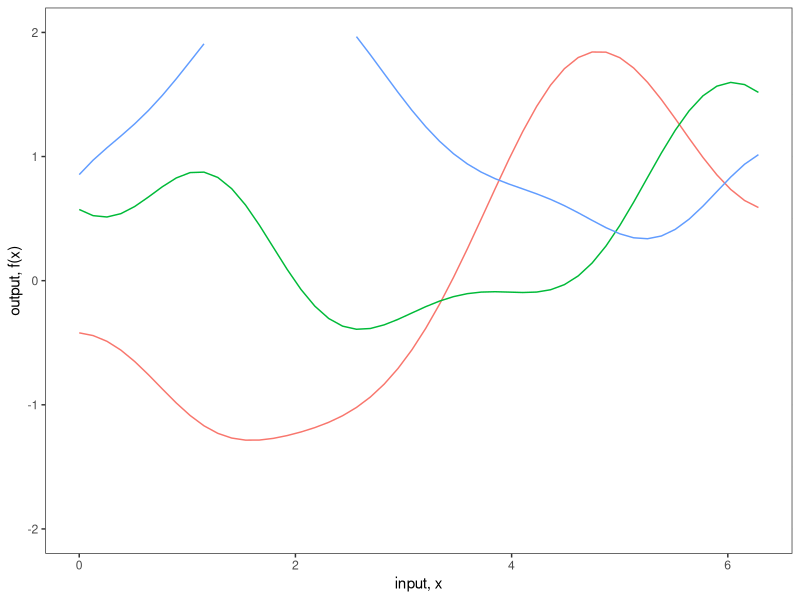
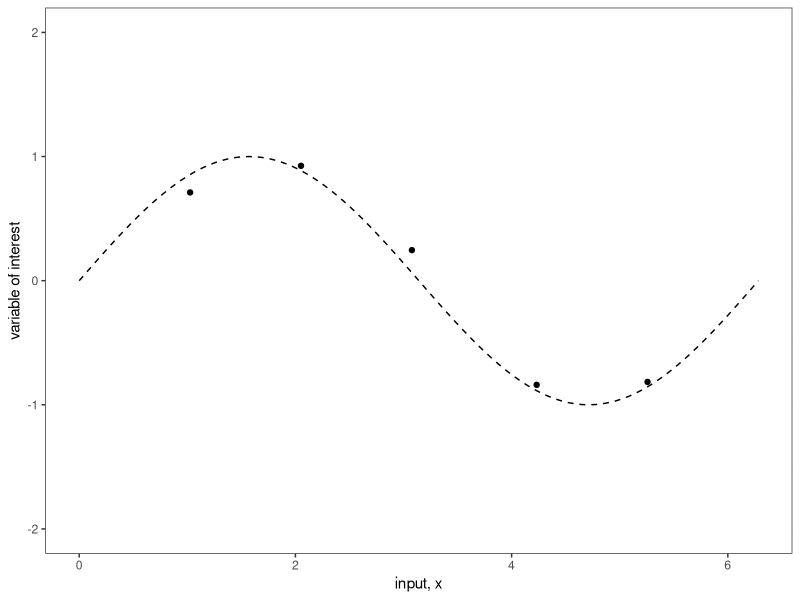
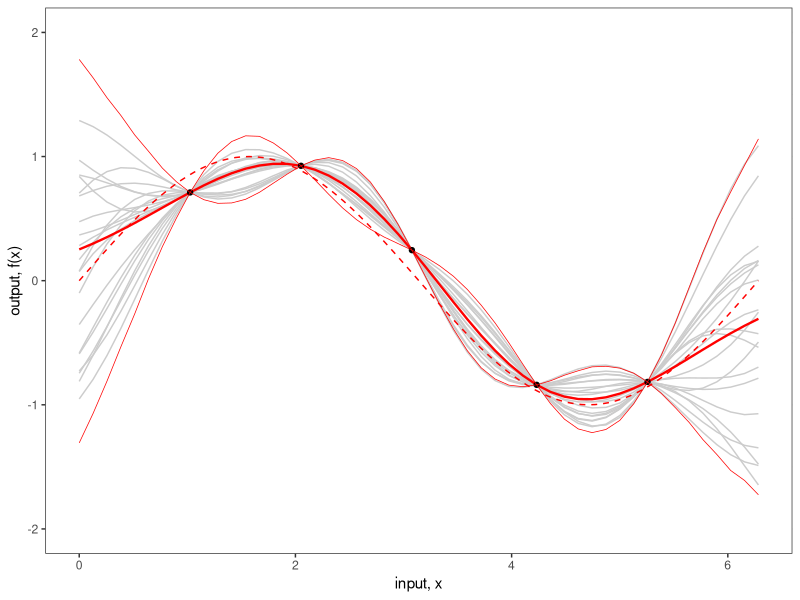
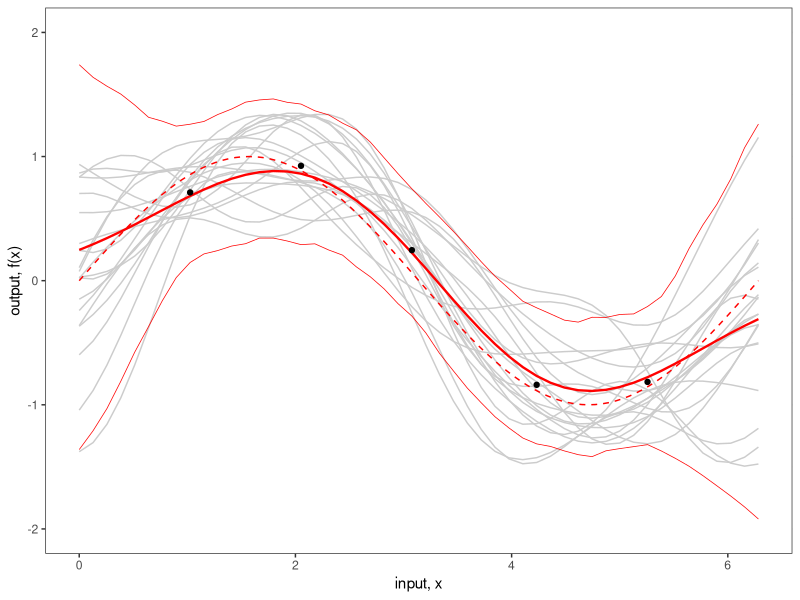
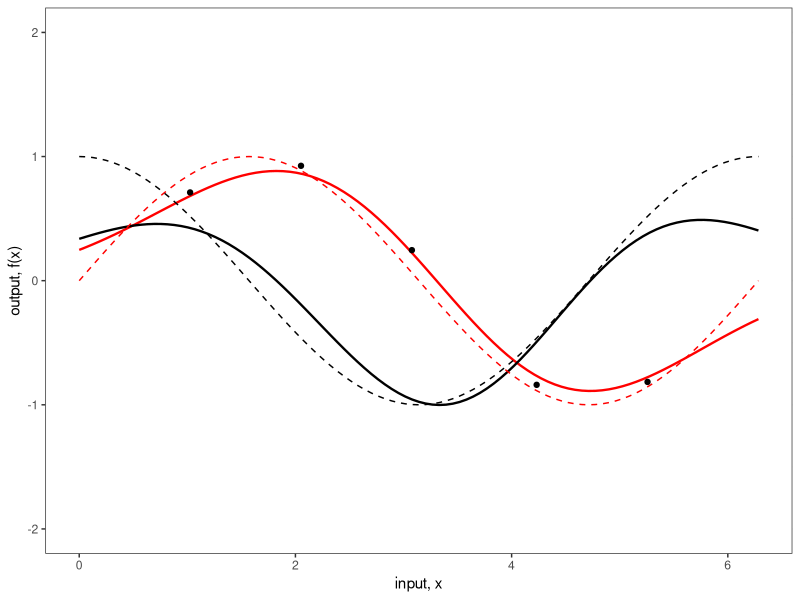
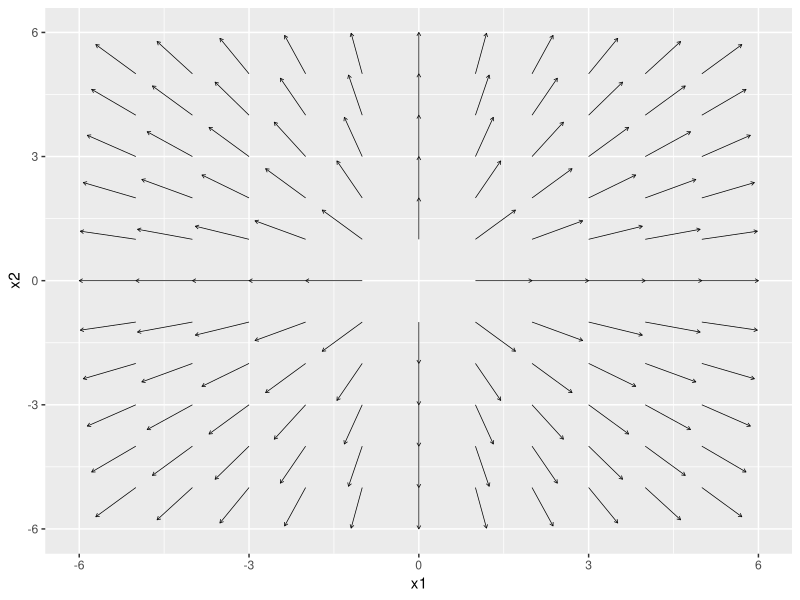
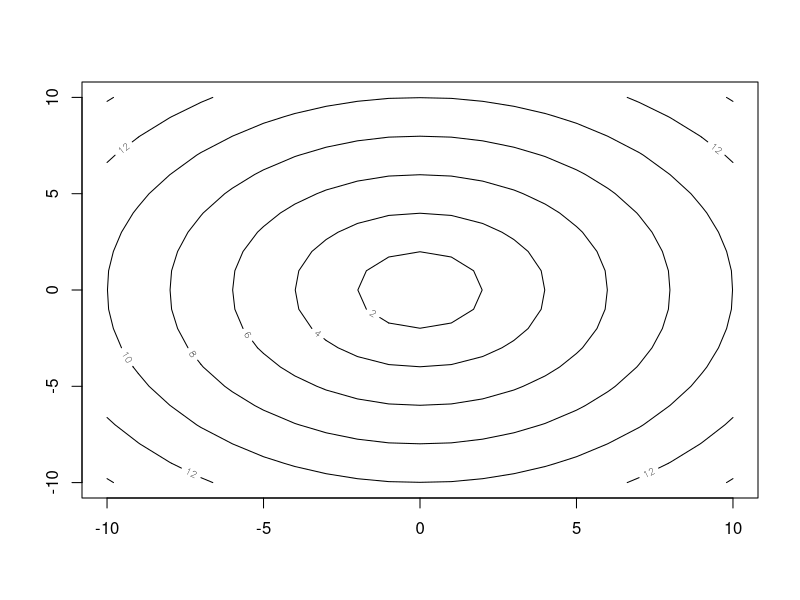
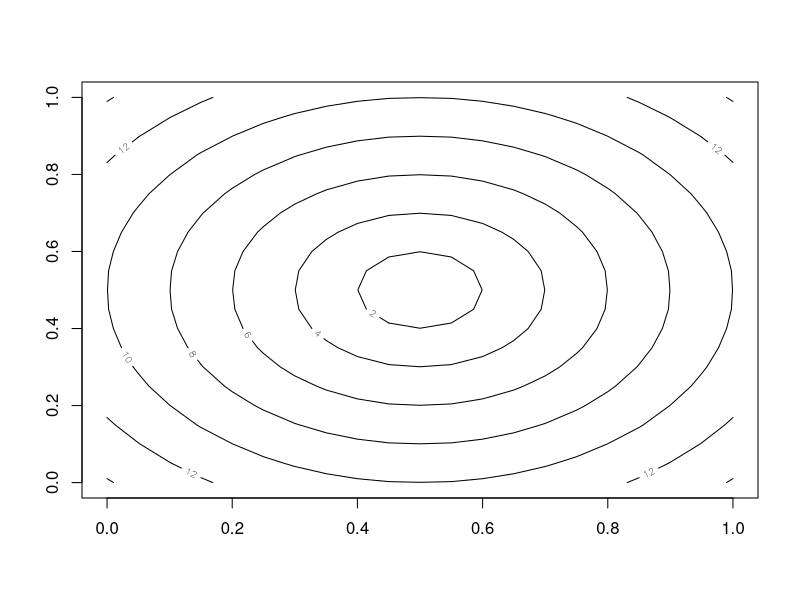

These figures' R source, in order:
## ---- chunk 1
# Load in the required libraries for data manipulation
# and multivariate normal distribution
require(MASS)
require(plyr)
require(reshape2)
require(ggplot2)
## ---- chunk 2
x_pts_num <- 50
x_pts_num_s <- 10
## ---- chunk 3
# Parameters:
#	X1, X2 = vectors
# 	l = the scale length parameter
# Returns:
# 	a covariance matrix
calcSigma <- function(X1,X2,l=1) {
  Sigma <- matrix(rep(0, length(X1)*length(X2)), nrow=length(X1))
  for (i in 1:nrow(Sigma)) {
    for (j in 1:ncol(Sigma)) {
      Sigma[i,j] <- exp(-0.5*(abs(X1[i]-X2[j])/l)^2)
    }
  }
  return(Sigma)
}
x.star_s <- seq(0,2*pi, len=x_pts_num_s)
k.xsxs_s <- calcSigma(x.star_s,x.star_s)
## ---- chunk 4
# Utility function to print matrices in proper LaTeX format
print_mat <- function(mat) {
  n <- nrow(mat)
  c('\\begin{bmatrix}',
    paste0(sapply(seq_len(n - 1),
                  function(i) paste0(mat[i, ], collapse = ' & ')),
           ' \\\\'),
    paste0(mat[n, ], collapse = ' & '),
    '\\end{bmatrix}')
} 
## ---- chunk 5
writeLines(c('$$',
             print_mat(
               round(k.xsxs_s,3)
             ),
             '$$'))
## ---- chunk 6
# Parameters:
#	X1, X2 = vectors
# 	l = the scale length parameter
# Returns:
# 	a covariance matrix
calcSigma <- function(X1,X2,l=1) {
  Sigma <- matrix(rep(0, length(X1)*length(X2)), nrow=length(X1))
  for (i in 1:nrow(Sigma)) {
    for (j in 1:ncol(Sigma)) {
      Sigma[i,j] <- exp(-0.5*(abs(X1[i]-X2[j])/l)^2)
    }
  }
  return(Sigma)
}
x.star <- seq(0,2*pi, len=x_pts_num)
k.xsxs <- calcSigma(x.star,x.star)
## ---- chunk 7
# Generate a number of functions from the process
n.samples_s <- 3
values <- matrix(rep(0,length(x.star)*n.samples_s), ncol=n.samples_s)
for (i in 1:n.samples_s) {
  # Each column represents a sample from a multivariate normal distribution
  # with zero mean and covariance k.xsxs
  values[,i] <- mvrnorm(1, rep(0, length(x.star)), k.xsxs)
}
values <- cbind(x=x.star,as.data.frame(values))
values <- melt(values,id="x")
## ---- chunk 8
# Plot the result
fig2a <- ggplot(values,aes(x=x,y=value)) +
  geom_rect(xmin=-Inf, xmax=Inf, ymin=-2.25, ymax=2.25, fill="white") +
  geom_line(aes(color=variable), show.legend = FALSE) +
  theme_bw() +
  scale_y_continuous(lim=c(-2,2), name="output, f(x)") +
  xlab("input, x")
fig2a
## ---- chunk 9
n <- 5
## ---- chunk 10
real_life_process <- function(x){
  sin(x)
}
## ---- chunk 11

# control_inputs <- matrix(seq(1,2*pi-1,len=n), ncol = 1)
control_inputs <- matrix(c(1.0258262, 2.0516523, 3.0774785, 4.2315330, 5.2573591), ncol = 1)

var_meas_err <- 0.01
obs_errors <- matrix(rnorm(n,0,sd = sqrt(var_meas_err)), ncol=1)

zeta <- real_life_process(control_inputs)
obs <- as.matrix(zeta, ncol=1) + obs_errors

f <- data.frame(x=control_inputs,
                y=obs)
colnames(f) <- c("control_inputs", "obs")
## ---- chunk 12
# Plot the result
fig <- ggplot(f, aes(control_inputs, obs)) +
  geom_rect(xmin=-Inf, xmax=Inf, ymin=-2.25, ymax=2.25, fill="white") + 
  geom_point() +
  geom_function(fun = function(x) sin(x), linetype="dashed") +
  xlab("input, x") +
  xlim(0,2*pi) +
  scale_y_continuous(lim=c(-2,2), name="variable of interest") +
  theme_bw()
fig
## ---- chunk 13
x <- f$control_inputs
k.xx <- calcSigma(x,x)
k.xxs <- calcSigma(x,x.star)
k.xsx <- calcSigma(x.star,x)
# k.xsxs <- calcSigma(x.star,x.star)
## ---- chunk 14
f.star.bar <- k.xsx%*%solve(k.xx)%*%f$obs
cov.f.star <- k.xsxs - k.xsx%*%solve(k.xx)%*%k.xxs
## ---- chunk 15
n.samples_m <- 20
## ---- chunk 16
values <- matrix(rep(0,length(x.star)*n.samples_m), ncol=n.samples_m)
for (i in 1:n.samples_m) {
  values[,i] <- mvrnorm(1, f.star.bar, cov.f.star)
}
values <- cbind(x=x.star,as.data.frame(values))
values <- melt(values,id="x")
## ---- chunk 17
n.samples <- 1000
values_l <- matrix(rep(0,length(x.star)*n.samples), ncol=n.samples)
for (i in 1:n.samples) {
  values_l[,i] <- mvrnorm(1, f.star.bar, cov.f.star)
}
values_l <- cbind(x=x.star,as.data.frame(values_l))
values_l <- melt(values_l,id="x")
## ---- chunk 18
post_summ <- data.frame(x.star, f.star.bar, rep(NA, length(x.star)), rep(NA, length(x.star)))
colnames(post_summ) <- c("x.star", "f.star.bar", "lower", "upper")
for (i in 1:length(x.star)) {
  post_summ[i, 3] <- quantile(values_l[seq(i, length(x.star)*n.samples, by=length(x.star)),3], 0.025)
}
for (i in 1:length(x.star)) {
  post_summ[i, 4] <- quantile(values_l[seq(i, length(x.star)*n.samples, by=length(x.star)),3], 0.975)
}
## ---- chunk 19
fig2b <- ggplot(values,aes(x=x,y=value)) +
  geom_rect(xmin=-Inf, xmax=Inf, ymin=-2.25, ymax=2.25, fill="white") +
  geom_line(aes(group=variable), colour="grey80") + 
  geom_line(data=values_l, aes(x=rep(x.star,n.samples), y=rep(f.star.bar,n.samples)),colour="red", linewidth=0.8) +
  geom_point(data=f,aes(x=control_inputs,y=obs)) +
  geom_line(data=post_summ,aes(x=x.star,y=lower), colour="red", linewidth=0.25) +
  geom_line(data=post_summ,aes(x=x.star,y=upper), colour="red", linewidth=0.25) +
  theme_bw() +
  scale_y_continuous(lim=c(-2,2), name="output, f(x)") +
  xlab("input, x") +
  geom_function(fun = function(x) sin(x), colour="red", linetype="dashed")
fig2b
## ---- chunk 20
obs_noise <- 0.1
## ---- chunk 21
x <- f$control_inputs
k.xx.noise <- k.xx + obs_noise * diag(1, ncol(k.xx))
## ---- chunk 22
f.star.bar <- k.xsx%*%solve(k.xx.noise)%*%f$obs
cov.f.star <- k.xsxs - k.xsx%*%solve(k.xx.noise)%*%k.xxs
## ---- chunk 23
n.samples_m <- 20
## ---- chunk 24
values <- matrix(rep(0,length(x.star)*n.samples_m), ncol=n.samples_m)
for (i in 1:n.samples_m) {
  values[,i] <- mvrnorm(1, f.star.bar, cov.f.star)
}
values <- cbind(x=x.star,as.data.frame(values))
values <- melt(values,id="x")
## ---- chunk 25
n.samples <- 1000
values_l <- matrix(rep(0,length(x.star)*n.samples), ncol=n.samples)
for (i in 1:n.samples) {
  values_l[,i] <- mvrnorm(1, f.star.bar, cov.f.star)
}
values_l <- cbind(x=x.star,as.data.frame(values_l))
values_l <- melt(values_l,id="x")
## ---- chunk 26
post_summ <- data.frame(x.star, f.star.bar, rep(NA, length(x.star)), rep(NA, length(x.star)))
colnames(post_summ) <- c("x.star", "f.star.bar", "lower", "upper")
for (i in 1:length(x.star)) {
  post_summ[i, 3] <- quantile(values_l[seq(i, length(x.star)*n.samples, by=length(x.star)),3], 0.025)
}
for (i in 1:length(x.star)) {
  post_summ[i, 4] <- quantile(values_l[seq(i, length(x.star)*n.samples, by=length(x.star)),3], 0.975)
}
## ---- chunk 27
fig2b <- ggplot(values,aes(x=x,y=value)) +
  geom_rect(xmin=-Inf, xmax=Inf, ymin=-2.25, ymax=2.25, fill="white") +
  geom_line(aes(group=variable), colour="grey80") + 
  geom_line(data=values_l, aes(x=rep(x.star,n.samples), y=rep(f.star.bar,n.samples)),colour="red", linewidth=0.8) +
  geom_point(data=f,aes(x=control_inputs,y=obs)) +
  geom_line(data=post_summ,aes(x=x.star,y=lower), colour="red", linewidth=0.25) +
  geom_line(data=post_summ,aes(x=x.star,y=upper), colour="red", linewidth=0.25) +
  theme_bw() +
  scale_y_continuous(lim=c(-2,2), name="output, f(x)") +
  xlab("input, x") +
  geom_function(fun = function(x) sin(x), colour="red", linetype="dashed") 
# +
  # geom_errorbar(data=f,aes(x=control_inputs,y=NULL,ymin=obs-2*sqrt(obs_noise), ymax=obs+2*sqrt(obs_noise)), width=0.2)
fig2b
## ---- chunk 28
alpha <- solve(k.xx.noise) %*% f$obs
## ---- chunk 29
alpha1 <- alpha[1]
alpha2 <- alpha[2]
alpha3 <- alpha[3]
alpha4 <- alpha[4]
alpha5 <- alpha[5]
ci1 <- control_inputs[1]
ci2 <- control_inputs[2]
ci3 <- control_inputs[3]
ci4 <- control_inputs[4]
ci5 <- control_inputs[5]
mf <- expression(
  alpha1 * exp(-0.5*((ci1-x)/l)^2) +
    alpha2 * exp(-0.5*((ci2-x)/l)^2) +
    alpha3 * exp(-0.5*((ci3-x)/l)^2) +
    alpha4 * exp(-0.5*((ci4-x)/l)^2) +
    alpha5 * exp(-0.5*((ci5-x)/l)^2))
D(mf, 'x')
## ---- chunk 30
l <- 1
fig2d <- ggplot(values,aes(x=x,y=value)) +
  geom_rect(xmin=-Inf, xmax=Inf, ymin=-2.25, ymax=2.25, fill="white") +
  geom_function(fun = function(x) 
    alpha[1] * exp(-0.5*((control_inputs[1]-x)/l)^2) +
      alpha[2] * exp(-0.5*((control_inputs[2]-x)/l)^2) +
      alpha[3] * exp(-0.5*((control_inputs[3]-x)/l)^2) +
      alpha[4] * exp(-0.5*((control_inputs[4]-x)/l)^2) +
      alpha[5] * exp(-0.5*((control_inputs[5]-x)/l)^2),
    colour="red", linewidth=0.8) +
  geom_function(fun = function(x)
    alpha1 * (exp(-0.5 * ((ci1 - x)/l)^2) * (0.5 * (2 * (1/l * ((ci1 - x)/l))))) + 
      alpha2 * (exp(-0.5 * ((ci2 - x)/l)^2) * (0.5 * (2 * (1/l * ((ci2 - x)/l))))) + 
      alpha3 * (exp(-0.5 * ((ci3 - x)/l)^2) * (0.5 * (2 * (1/l * ((ci3 - x)/l))))) + 
      alpha4 * (exp(-0.5 * ((ci4 - x)/l)^2) * (0.5 * (2 * (1/l * ((ci4 - x)/l))))) + 
      alpha5 * (exp(-0.5 * ((ci5 - x)/l)^2) * (0.5 * (2 * (1/l * ((ci5 - x)/l))))),
    colour="black", linewidth=0.8) +
  geom_function(fun = function(x) sin(x), colour="red", linetype="dashed") +
  geom_function(fun = function(x) cos(x), linetype="dashed") +
  geom_point(data=f,aes(x=control_inputs,y=obs)) +
  theme_bw() +
  scale_y_continuous(lim=c(-2,2), name="output, f(x)") +
  xlab("input, x")
fig2d
## ---- chunk 31
f1 <- expression(
  sqrt(x1^2 + x2^2)
)
# D(f1, "x1")
# D(f1, "x2")
Df1_x1 <- function(x1, x2){
  (1/2)*(x1^2 + x2^2)^(-1/2) * (2*x1)
}
Df1_x2 <- function(x1, x2){
  (1/2)*(x1^2 + x2^2)^(-1/2) * (2*x2)
}

vector_field_1 <- expand.grid(x1=seq(-5, 5, 1), x2=seq(-5, 5, 1))
vector_field_1$vx1 <- with(vector_field_1, Df1_x1(x1, x2))
vector_field_1$vx2 <- with(vector_field_1, Df1_x2(x1, x2))

library(grid)
arrow_scale <- 1
ggplot(vector_field_1, aes(x = x1, y = x2)) +
  geom_segment(aes(xend = x1+vx1/arrow_scale, yend = x2+vx2/arrow_scale),
               arrow = arrow(length = unit(0.1, "cm")), linewidth = 0.25)

## ---- chunk 32
library(graphics)

# Data
x <- -10:10
y <- -10:10
z <- sqrt(outer(x ^ 2, y ^ 2, "+"))

contour(x, y, z)

# You can also type, the following
# but the axes will be between 0 and 1
contour(z)
## ---- chunk 33
f1 <- expression(
  (100 - x1^2 - x2^2)^(1/2)
)
# D(f1, "x1")
# D(f1, "x2")
Df1_x1 <- function(x1, x2){
  (1/2)*(100 - x1^2 - x2^2)^(-1/2) * (-2*x1)
}
Df1_x2 <- function(x1, x2){
  (1/2)*(100 - x1^2 - x2^2)^(-1/2) * (-2*x2)
}

vector_field_1 <- expand.grid(x1=seq(-5, 5, 1), x2=seq(-5, 5, 1))
vector_field_1$vx1 <- with(vector_field_1, Df1_x1(x1, x2))
vector_field_1$vx2 <- with(vector_field_1, Df1_x2(x1, x2))

library(grid)
arrow_scale <- 1
ggplot(vector_field_1, aes(x = x1, y = x2)) +
  geom_segment(aes(xend = x1+vx1/arrow_scale, yend = x2+vx2/arrow_scale),
               arrow = arrow(length = unit(0.1, "cm")), linewidth = 0.25)

library(graphics)

# Data
x <- -10:10
y <- -10:10
z <- sqrt(outer(x ^ 2, y ^ 2, "+"))

contour(x, y, z)
## ---- chunk 34
f1 <- expression(
  (100 - x1^2 - x2^2)^(1/2)
)
# D(f1, "x1")
# D(f1, "x2")
Df1_x1 <- function(x1, x2){
  (1/2)*(100 - x1^2 - x2^2)^(-1/2) * (-2*x1)
}
Df1_x2 <- function(x1, x2){
  (1/2)*(100 - x1^2 - x2^2)^(-1/2) * (-2*x2)
}

vector_field_1 <- expand.grid(x1=seq(-5, 5, 1), x2=seq(-5, 5, 1))
vector_field_1$vx1 <- with(vector_field_1, Df1_x1(x1, x2))
vector_field_1$vx2 <- with(vector_field_1, Df1_x2(x1, x2))

library(grid)
arrow_scale <- 1
ggplot(vector_field_1, aes(x = x1, y = x2)) +
  geom_segment(aes(xend = x1+vx1/arrow_scale, yend = x2+vx2/arrow_scale),
               arrow = arrow(length = unit(0.1, "cm")), linewidth = 0.25)
## ---- chunk 35
library(dplyr)
## ---- chunk 36
n_vector_field_1 <- vector_field_1
for (i in 1:50) {
  n_vector_field_1$vx1[i] <- vector_field_1$vx1[i] / sqrt((vector_field_1$vx1[i])^2 + (vector_field_1$vx2[i])^2)
}
for (i in 1:50) {
  n_vector_field_1$vx2[i] <- vector_field_1$vx2[i] / sqrt((vector_field_1$vx1[i])^2 + (vector_field_1$vx2[i])^2)
}
## ---- chunk 37
n_vector_field_1 <- n_vector_field_1 %>% replace(is.na(.), 0)
## ---- chunk 38
vector_field_2 <- vector_field_1
vector_field_2$vx1 <- -(vector_field_2$vx1)
vector_field_2$vx2 <- -(vector_field_2$vx2)
ggplot(vector_field_2, aes(x = x1, y = x2)) +
  geom_segment(aes(xend = x1+vx1/arrow_scale, yend = x2+vx2/arrow_scale),
               arrow = arrow(length = unit(0.1, "cm")), linewidth = 0.25)

## ---- chunk 39
vector_field_1$vx1 * vector_field_2$vx1
